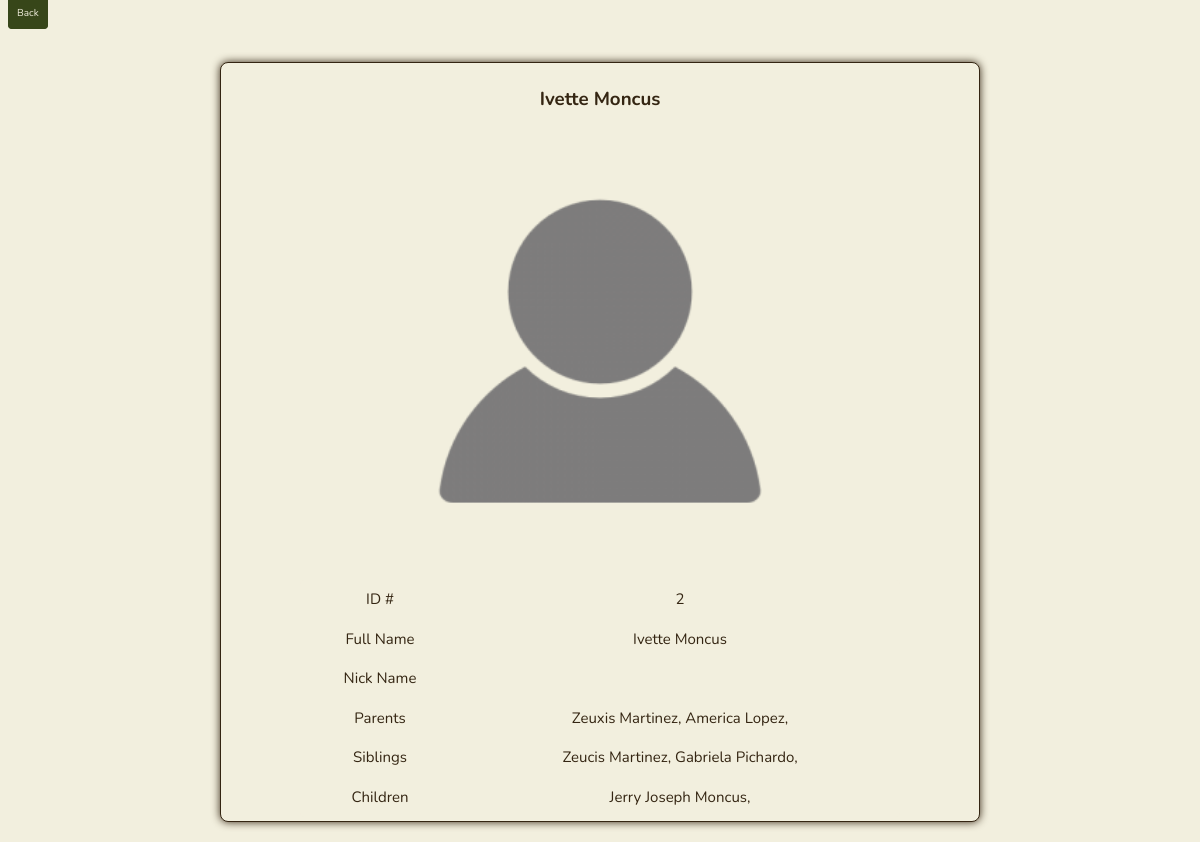
Page /big_card/2 on the earlier database version.
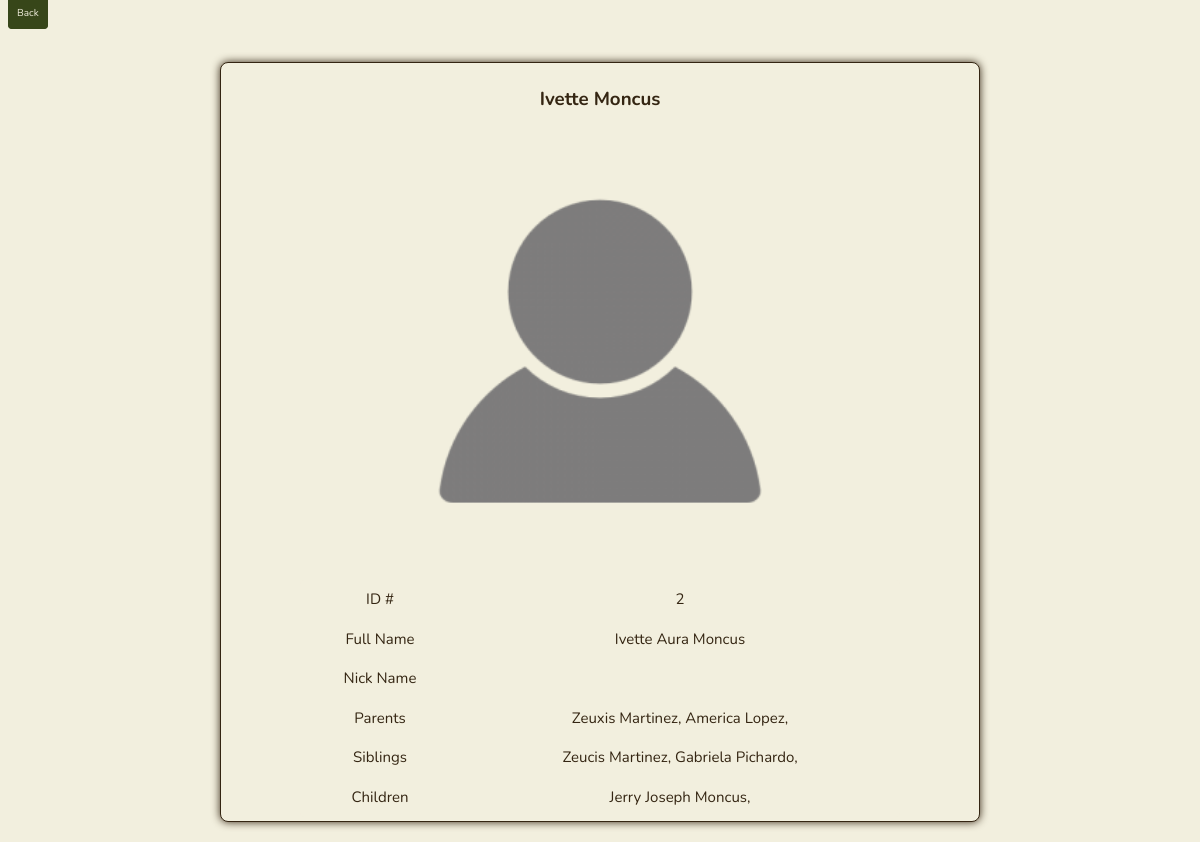
Same page on the later database version.
### app.py (models this page shows, shortened)
class Person(db.Model):
    id = db.Column(db.Integer, primary_key=True)
    first_name = db.Column(db.String(200), nullable=False)
    last_name = db.Column(db.String(200), nullable=False)
    middle_name = db.Column(db.String(200), nullable=False, default='')
    nick_name = db.Column(db.String(200), nullable=False, default='')
    date_created = db.Column(db.DateTime, default=datetime.utcnow)
    parents = db.relationship('Person',
                              secondary = person_parent_association,
                              primaryjoin = id == person_parent_association.c.person_id,
                              secondaryjoin = id == person_parent_association.c.parent_id,
                              backref = db.backref('children', lazy='select'))
    siblings = db.relationship('Person',
                              secondary = sibling_association,
                              primaryjoin = id == sibling_association.c.left_id,
                              secondaryjoin = id == sibling_association.c.right_id,
                              back_populates = 'siblings',
                              lazy='select')

### app.py (the view)
@app.route('/big_card/<int:id>', methods=['POST', 'GET'])
def big_card(id):
    person = Person.query.get_or_404(id)
    if request.method == 'POST':
        return redirect('/')
    else:
        return render_template('big_card.html', person=person)

### templates/big_card.html (shortened to what this page needs)
{% extends 'base.html' %}
{% block body %}
<div class="" id="full-card-focus-page">
    <a class="btn" id='back_to_tree' href="/">Back</a>
    <div class='card-focus-page' id="main-content">
        <div class="card-focus-container">
            <div class="card-focus">
                <div class="card-focus-content">
                    {% if person.nick_name == "" %}
                    <h3>{{person.first_name}} {{person.last_name}}</h3>
                    {% else %}
                    <h3>{{person.nick_name}} {{person.last_name}}</h3>
                    {% endif %}
                    <img src="{{ url_for('static', filename='logos/empty-prof-pic.png') }}" alt="Profile Picture">
                    <table class="borderless" id="info-table">
                        <tr>
                            <td>ID #</td>
                            <td>{{ person.id }}</td>
                        </tr>
                        <tr>
                            <td>Full Name</td>
                            <td>{{ person.first_name }} {{ person.middle_name }} {{ person.last_name }}</td>
                        </tr>
                        <tr>
                            <td>Nick Name</td>
                            <td>{{ person.nick_name }}</td>
                        </tr>
                        <tr>
                            <td>Parents</td>
                            <td>
                                {% for person in person.parents %}
                                {{ person.first_name }} {{ person.middle_name }} {{ person.last_name }},
                                {% endfor %}
                            </td>
                        </tr>
                        <tr>
                            <td>Siblings</td>
                            <td>
                                {% for person in person.siblings %}
                                {{ person.first_name }} {{ person.middle_name }} {{ person.last_name }},
                                {% endfor %}
                            </td>
                        </tr>
                        <tr>
                            <td>Children</td>
                            <td>
                                {% for person in person.children %}
                                {{ person.first_name }} {{ person.middle_name }} {{ person.last_name }},
                                {% endfor %}
                            </td>
                        </tr>
                    </table>
                </div>
            </div>
        </div>
    </div>
</div>
{% endblock %}

Differences in the rows shown:
changed Person "Ivette": middle_name (not shown) → "Aura"
